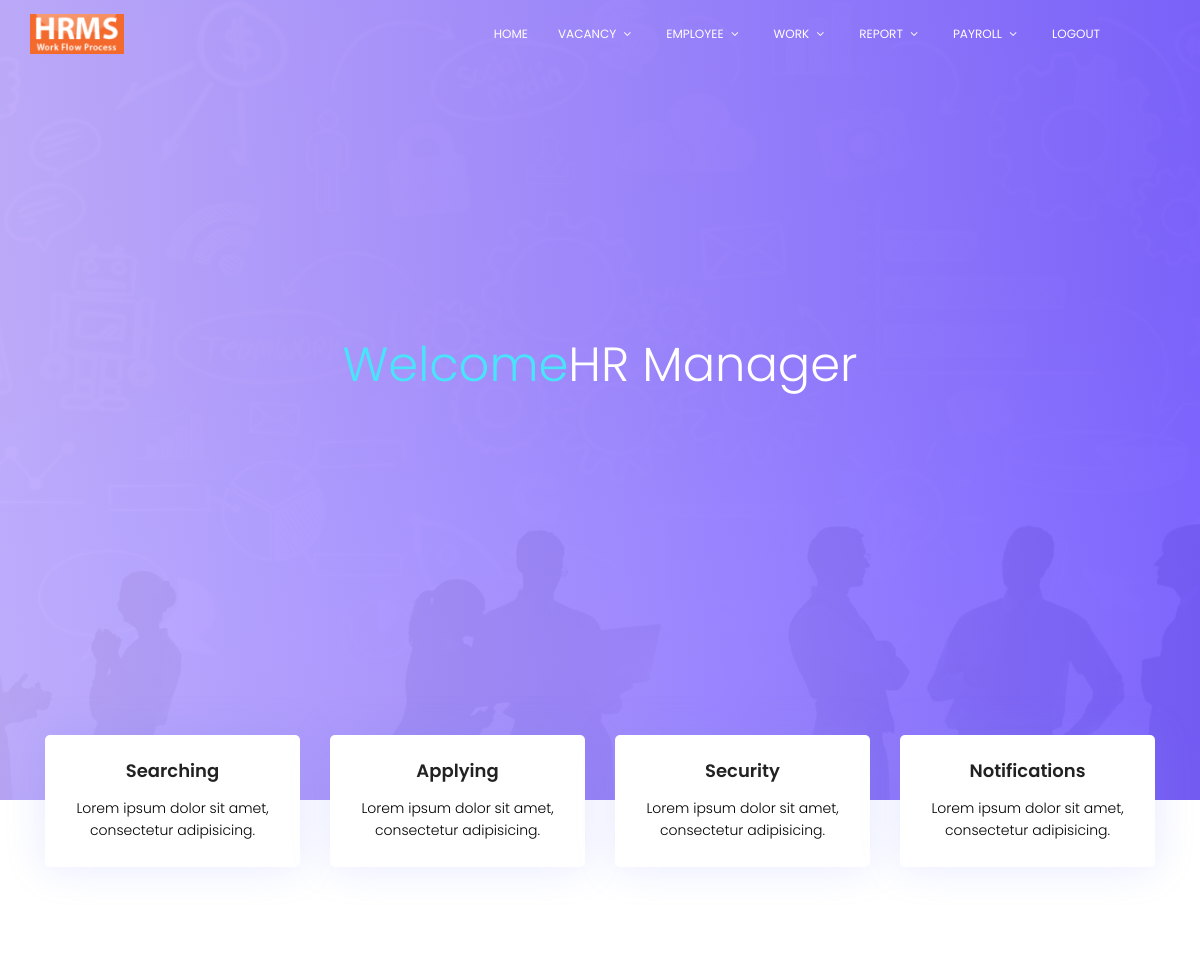
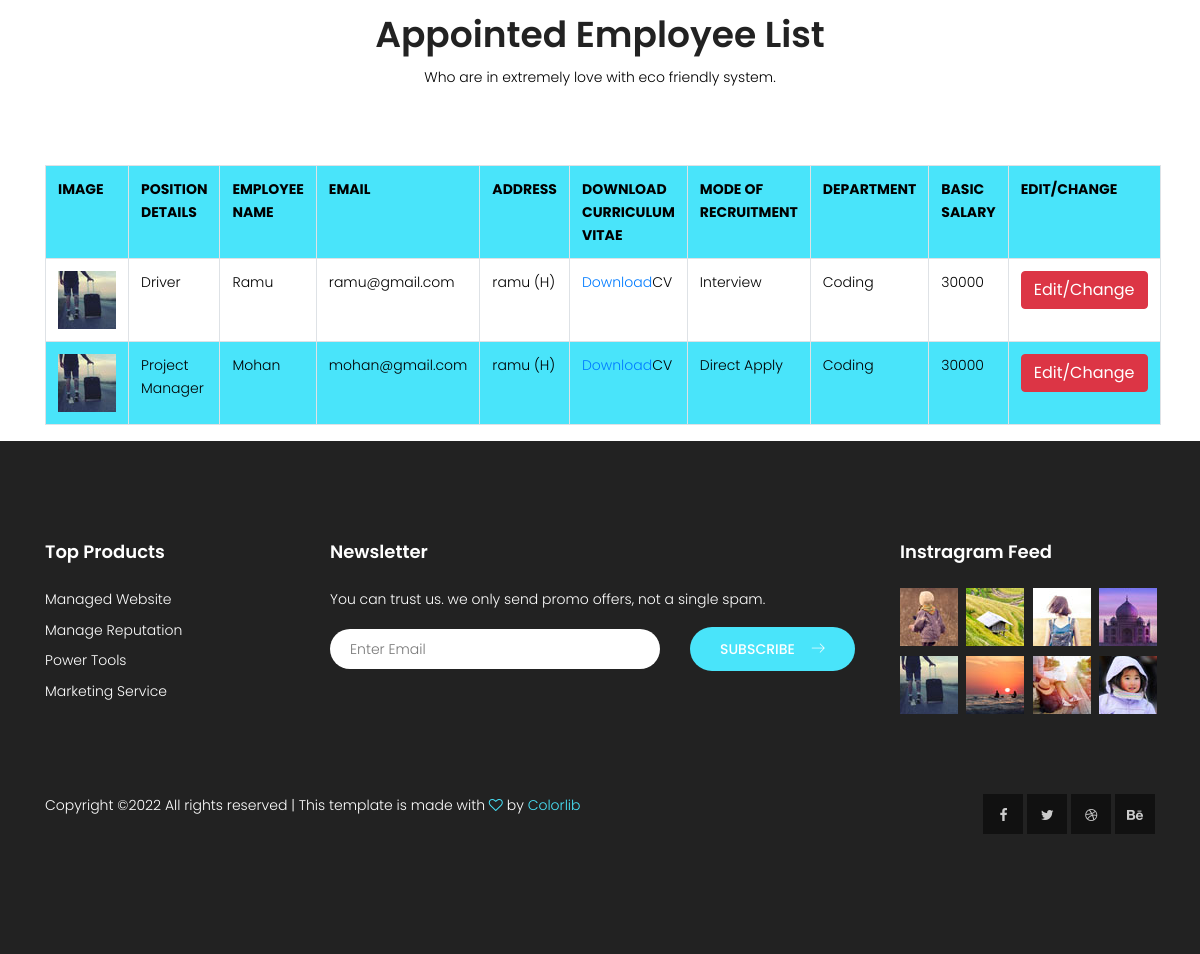
Screenshot of /hr/my_employee (signed in) with the database file from the repository (2 pictures, top to bottom).
### HR/models.py (models this page shows)
class Employee(models.Model):
    user = models.ForeignKey(User, on_delete=models.CASCADE)
    accept = models.ForeignKey(Accept_App, on_delete=models.CASCADE)
    empid = models.CharField(max_length=100)
    fname = models.CharField(max_length=100)
    dob = models.CharField(max_length=100)
    gender = models.CharField(max_length=100)
    religion = models.CharField(max_length=100)
    bloodgroup = models.CharField(max_length=100)
    maritalstatus = models.CharField(max_length=100)
    nationality = models.CharField(max_length=100)
    mob = models.CharField(max_length=100)
    presentadd = models.CharField(max_length=100)
    permanentadd = models.CharField(max_length=100)
    moderecuirt = models.CharField(max_length=100)
    dateofjoin = models.CharField(max_length=100)
    department = models.CharField(max_length=100)
    reportingboss = models.CharField(max_length=100)
    basicsalary = models.CharField(max_length=100)
    photo = models.ImageField(upload_to='images/', null=True)

class Accept_App(models.Model):
    vacancy = models.ForeignKey(Apply_Vacancy, on_delete=models.CASCADE)
    desc = models.CharField(max_length=100)
    letter = models.ImageField(upload_to='images/')
    status = models.CharField(max_length=100, null=True)

class Apply_Vacancy(models.Model):
    user = models.ForeignKey(Applicant_Reg, on_delete=models.CASCADE)
    vacancy = models.ForeignKey(Vacancy, on_delete=models.CASCADE)
    cv = models.ImageField(upload_to='images/')
    status = models.CharField(max_length=100)

class Vacancy(models.Model):
    hr = models.ForeignKey(HR_Reg, on_delete=models.CASCADE)
    vacancy = models.CharField(max_length=100)
    name = models.CharField(max_length=100)
    date = models.CharField(max_length=100)
    status = models.CharField(max_length=100, null=True)

### HR/hr_views.py (the view)
# urls.py: path('my_employee', MyEmployee.as_view()),
class MyEmployee(TemplateView):
    template_name = 'hr/my_employees.html'
    def get_context_data(self, **kwargs):
        context = super(MyEmployee,self).get_context_data(**kwargs)
        user = self.request.user.id
        post = Employee.objects.filter(accept__vacancy__vacancy__hr__user=user, accept__status='Add As Employee')
        context['post'] = post
        return context

### templates/hr/my_employees.html (shortened to what this page needs)
{% extends 'hr/hr_base.html' %}
{% load static %}
{% block content %}
<section class="feature-cat-area pt-100" id="category">
				<div class="container">
					<div class="row d-flex justify-content-center">
						<div class="menu-content pb-60 col-lg-10">
							<div class="title text-center">
								<h1 class="mb-10">Appointed Employee List</h1>
								<p>Who are in extremely love with eco friendly system.</p>
							</div>
						</div>
					</div>
<div id="page-inner" >
<table class="table table-bordered table-striped table-hover">
<th class="success">IMAGE</th>
<th class="success">POSITION DETAILS</th>
<th class="success">EMPLOYEE NAME</th>
<th class="success">EMAIL</th>
<th class="success">ADDRESS</th>
<th class="success">DOWNLOAD CURRICULUM VITAE</th>
<th class="success">MODE OF RECRUITMENT</th>
<th class="success">DEPARTMENT</th>
<th class="success">BASIC SALARY</th>
<th class="success">EDIT/CHANGE</th>
{% for com in post %}
<tr>
    <td><img style="max-width: 350px;max-height:90px;padding-left:px;" src="{{ com.photo.url}}"></td>
    <td>{{ com.accept.vacancy.vacancy.name}}</td>
    <td>{{ com.user.first_name}}</td>
    <td>{{ com.user.email}}</td>
    <td>{{ com.permanentadd}}</td>
    <td><a href="{{ com.accept.vacancy.cv.url}}" target="_blank">Download</a>CV</td>
    <td>{{ com.moderecuirt}}</td>
    <td>{{ com.department}}</td>
    <td>{{ com.basicsalary}}</td>
    <td><a href="employee_edit?id={{ com.id}}" class=" btn btn-danger">Edit/Change</a></td>
</tr>
    {% endfor %}
</table>
        </div>
                </div>
</section>
{% endblock %}

### templates/hr/hr_base.html (shortened to what this page needs)
{% load static %}
<!DOCTYPE html>
	<html lang="zxx" class="no-js">
	<head>
			<link rel="stylesheet" href="{% static 'css/linearicons.css' %}">
			<link rel="stylesheet" href="{% static 'css/font-awesome.min.css' %}">
			<link rel="stylesheet" href="{% static 'css/bootstrap.css' %}">
			<link rel="stylesheet" href="{% static 'css/magnific-popup.css' %}">
			<link rel="stylesheet" href="{% static 'css/nice-select.css' %}">
			<link rel="stylesheet" href="{% static 'css/animate.min.css' %}">
			<link rel="stylesheet" href="{% static 'css/owl.carousel.css' %}">
			<link rel="stylesheet" href="{% static 'css/main.css' %}">
		</head>
		<body>
			  <header id="header" id="home">
			    <div class="container">
			    	<div class="row align-items-center justify-content-between d-flex">
				      <div id="logo">
				        <a href=""><img src="{% static  'img/AAnnya-hrms-process-flow (3).png' %}" alt="" title="" /></a>
				      </div>
				      <nav id="nav-menu-container">
				        <ul class="nav-menu">
				          <li class="menu-active"><a href="/hr">Home</a></li>
				          <li class="menu-has-children"><a href="#">Vacancy</a>
                          </li>
				          <li class="menu-has-children"><a href="#">Employee</a>
                          </li>
                          <li class="menu-has-children"><a href="#">Work</a>
                          </li>
                          <li class="menu-has-children"><a href="#">Report</a>
                          </li>
                          <li class="menu-has-children"><a href="#">Payroll</a>
                          </li>
                          <li class="menu-has-children"><a href="/">Logout</a>
				        </ul>
				      </nav>
			    	</div>
			    </div>
			  </header>
			<section class="banner-area relative" id="home">
				<div class="overlay overlay-bg"></div>
				<div class="container">
					<div class="row fullscreen d-flex align-items-center justify-content-center">
						<div class="banner-content col-lg-12">
							<h1 class="text-white">
								<span>Welcome</span>HR Manager
							</h1>
						</div>
					</div>
				</div>
			</section>
			<section class="features-area">
				<div class="container">
					<div class="row">
						<div class="col-lg-3 col-md-6">
							<div class="single-feature">
								<h4>Searching</h4>
								<p>
									Lorem ipsum dolor sit amet, consectetur adipisicing.
								</p>
							</div>
						</div>
						<div class="col-lg-3 col-md-6">
							<div class="single-feature">
								<h4>Applying</h4>
								<p>
									Lorem ipsum dolor sit amet, consectetur adipisicing.
								</p>
							</div>
						</div>
						<div class="col-lg-3 col-md-6">
							<div class="single-feature">
								<h4>Security</h4>
								<p>
									Lorem ipsum dolor sit amet, consectetur adipisicing.
								</p>
							</div>
						</div>
						<div class="col-lg-3 col-md-6">
							<div class="single-feature">
								<h4>Notifications</h4>
								<p>
									Lorem ipsum dolor sit amet, consectetur adipisicing.
								</p>
							</div>
						</div>
					</div>
				</div>
			</section>
        {% block content %}
        {% endblock %}
			<footer class="footer-area section-gap">
				<div class="container">
					<div class="row">
						<div class="col-lg-3  col-md-12">
							<div class="single-footer-widget">
								<h6>Top Products</h6>
								<ul class="footer-nav">
									<li><a href="#">Managed Website</a></li>
									<li><a href="#">Manage Reputation</a></li>
									<li><a href="#">Power Tools</a></li>
									<li><a href="#">Marketing Service</a></li>
								</ul>
							</div>
						</div>
						<div class="col-lg-6  col-md-12">
							<div class="single-footer-widget newsletter">
								<h6>Newsletter</h6>
								<p>You can trust us. we only send promo offers, not a single spam.</p>
								<div id="mc_embed_signup">
									<form target="_blank" novalidate="true" action="https://spondonit.us12.list-manage.com/subscribe/post?u=1462626880ade1ac87bd9c93a&amp;id=92a4423d01" method="get" class="form-inline">
										<div class="form-group row" style="width: 100%">
											<div class="col-lg-8 col-md-12">
												<input name="EMAIL" placeholder="Enter Email" onfocus="this.placeholder = ''" onblur="this.placeholder = 'Enter Email '" required="" type="email">
											</div>
											<div class="col-lg-4 col-md-12">
												<button class="nw-btn primary-btn">Subscribe<span class="lnr lnr-arrow-right"></span></button>
											</div>
										</div>
									</form>
								</div>
							</div>
						</div>
						<div class="col-lg-3  col-md-12">
							<div class="single-footer-widget mail-chimp">
								<h6 class="mb-20">Instragram Feed</h6>
								<ul class="instafeed d-flex flex-wrap">
									<li><img src="img/i1.jpg" alt=""></li>
									<li><img src="img/i2.jpg" alt=""></li>
									<li><img src="img/i3.jpg" alt=""></li>
									<li><img src="img/i4.jpg" alt=""></li>
									<li><img src="img/i5.jpg" alt=""></li>
									<li><img src="img/i6.jpg" alt=""></li>
									<li><img src="img/i7.jpg" alt=""></li>
									<li><img src="img/i8.jpg" alt=""></li>
								</ul>
							</div>
						</div>
					</div>
					<div class="row footer-bottom d-flex justify-content-between">
						<p class="col-lg-8 col-sm-12 footer-text m-0 text-white">
Copyright &copy;<script>document.write(new Date().getFullYear());</script> All rights reserved | This template is made with <i class="fa fa-heart-o" aria-hidden="true"></i> by <a href="https://colorlib.com" target="_blank">Colorlib</a>
						</p>
						<div class="col-lg-4 col-sm-12 footer-social">
							<a href="#"><i class="fa fa-facebook"></i></a>
							<a href="#"><i class="fa fa-twitter"></i></a>
							<a href="#"><i class="fa fa-dribbble"></i></a>
							<a href="#"><i class="fa fa-behance"></i></a>
						</div>
					</div>
				</div>
			</footer>
		</body>
	</html>

### rows the page displays
Employee: photo (picture), accept.vacancy.vacancy.name "Driver", user.first_name "Ramu", user.email "ramu@gmail.com", permanentadd "ramu (H)", moderecuirt "Interview", department "Coding", basicsalary "30000"
Employee: photo (picture), accept.vacancy.vacancy.name "Project Manager", user.first_name "Mohan", user.email "mohan@gmail.com", permanentadd "ramu (H)", moderecuirt "Direct Apply", department "Coding", basicsalary "30000"
